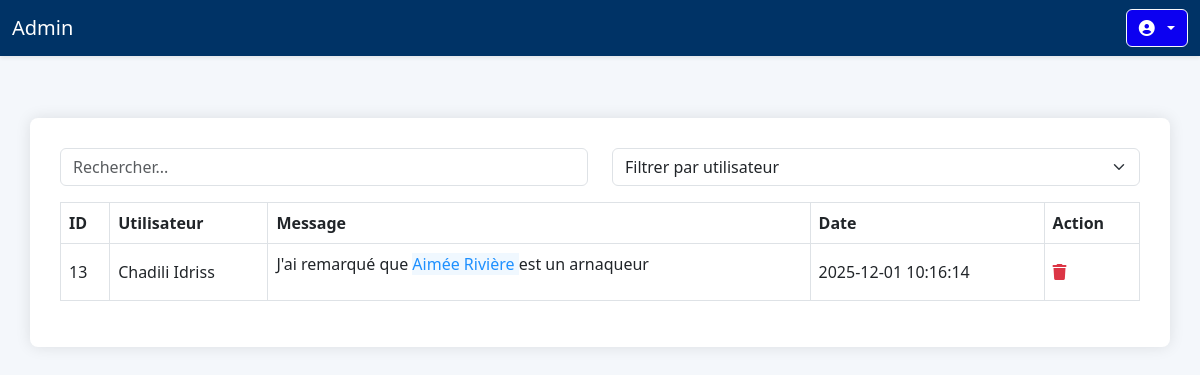
/last_reclamation, run on the app's committed database.
### tables this page shows
CREATE TABLE reclamations (
    reclamationId INTEGER PRIMARY KEY AUTOINCREMENT,
    userId INTEGER NOT NULL,
    message TEXT NOT NULL,
    date TEXT DEFAULT (datetime('now','localtime')),
    FOREIGN KEY(userId) REFERENCES users(userId)
);

### main.py (the view)
@app.route("/last_reclamation")
def last_reclamation():
    conn = get_db_connection()
    conn.row_factory = sqlite3.Row
    cur = conn.cursor()
    cur.execute('''
        SELECT r.reclamationId,
               u.firstName || ' ' || u.lastName AS full_name,
               r.message,
               r.date
        FROM reclamations r
        JOIN users u ON u.userId = r.userId
        ORDER BY r.date DESC
    ''')
    reclamations = cur.fetchall()
    conn.close()
    return render_template("last_reclamation.html", reclamations=reclamations)

### main.py (called while the page is built)
def get_db_connection():
    conn = sqlite3.connect('database.db')
    conn.row_factory = sqlite3.Row
    return conn

### templates/last_reclamation.html (shortened to what this page needs)
<!DOCTYPE html>
<html lang="fr">
<head>
  <link href="https://cdn.jsdelivr.net/npm/bootstrap@5.3.0-alpha1/dist/css/bootstrap.min.css" rel="stylesheet" />
  <link href="https://cdnjs.cloudflare.com/ajax/libs/font-awesome/6.4.0/css/all.min.css" rel="stylesheet" />
</head>
<body>
  <nav class="navbar navbar-dark fixed-top shadow-sm" style="background-color: #003366;">
  <div class="container-fluid">
    <a class="navbar-brand" href="/admin">Admin</a>
    <div class="dropdown ms-auto">
      <button class="btn btn-light dropdown-toggle" type="button" data-bs-toggle="dropdown" aria-expanded="false" style="background-color:rgb(12, 0, 241); color:white;">
        <i class="fas fa-user-circle me-1"></i> {{ session["email"] }}
      </button>
    </div>
  </div>
</nav>
  <div class="container mt-5">
    <div class="filter-controls row mb-3">
      <div class="col-md-6">
        <input type="text" id="searchInput" class="form-control" placeholder="Rechercher..." />
      </div>
      <div class="col-md-6">
        <select id="userFilter" class="form-select">
          <option value="">Filtrer par utilisateur</option>
        </select>
      </div>
    </div>
    <table class="table table-bordered align-middle" id="reclamationsTable">
      <thead>
        <tr>
          <th>ID</th>
          <th>Utilisateur</th>
          <th>Message</th>
          <th>Date</th>
          <th>Action</th>
        </tr>
      </thead>
      <tbody>
        {% for rec in reclamations %}
        <tr id="rec-{{ rec.reclamationId }}">
          <td>{{ rec.reclamationId }}</td>
          <td>{{ rec.full_name }}</td>
          <td>{{ rec.message | safe }}</td>
          <td>{{ rec.date }}</td>
          <td>
            <i class="fas fa-trash delete-btn" onclick="showDeleteModal({{ rec.reclamationId }})" title="Supprimer"></i>
          </td>
        </tr>
        {% else %}
        <tr>
          <td colspan="5" class="text-center text-muted">Aucune réclamation trouvée.</td>
        </tr>
        {% endfor %}
      </tbody>
    </table>
  </div>
</body>
</html>

### templates/last_reclamation.html (style rules this page uses)
body { background-color: #f4f7fb; font-family: 'Segoe UI', sans-serif; padding-top: 70px; }
.container { background: white; border-radius: 8px; box-shadow: 0 0 15px rgba(0,0,0,0.1); padding: 30px; }
.table thead { background-color: #0d6efd; color: white; }
.delete-btn { color: #dc3545; cursor: pointer; }
.filter-controls { margin-bottom: 20px; }
.navbar { background-color: #003366; }

### data on the page
reclamations: reclamationId "13", full_name "Chadili Idriss", message "J'ai remarqué que Aimée Rivière est un arnaqueur", date "2025-12-01 10:16:14"
